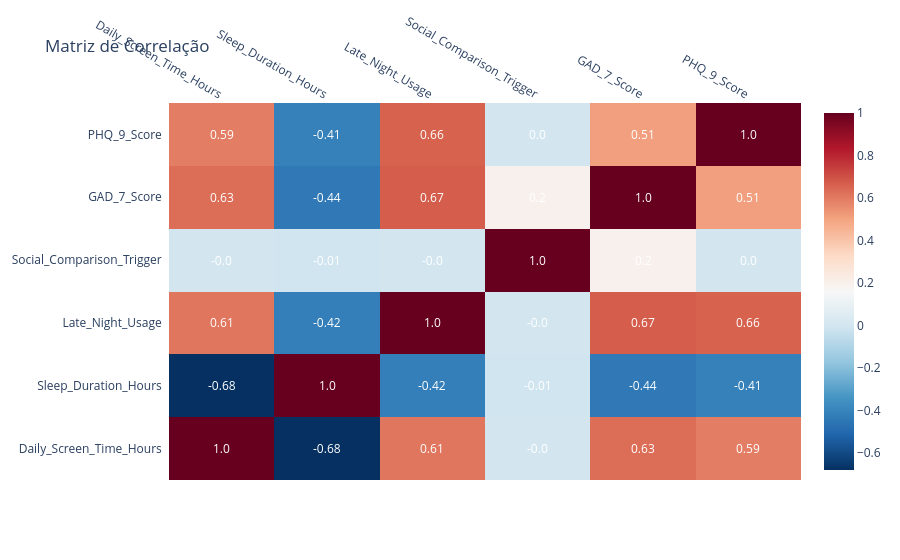

Notebook code for this chart:
### Code cell
import plotly.figure_factory as ff
import numpy as np

# Selecione apenas as colunas numéricas relevantes
cols = ['Daily_Screen_Time_Hours', 'Sleep_Duration_Hours', 
        'Late_Night_Usage', 'Social_Comparison_Trigger',
        'GAD_7_Score', 'PHQ_9_Score']

corr = df[cols].corr().round(2)

fig = ff.create_annotated_heatmap(
    z=corr.values,
    x=cols,
    y=cols,
    annotation_text=corr.values,
    colorscale='RdBu_r',
    showscale=True
)
fig.update_layout(title="Matriz de Correlação")
fig.show()

### Figure 1 — Plotly figure (JSON) as saved in the notebook; plotly's stock layout.template omitted (floating-point values rounded to 4 significant figures)
{"data": [{"colorscale": [[0, "rgb(5,48,97)"], [0.1, "rgb(33,102,172)"], [0.2, "rgb(67,147,195)"], [0.3, "rgb(146,197,222)"], [0.4, "rgb(209,229,240)"], [0.5, "rgb(247,247,247)"], [0.6, "rgb(253,219,199)"], [0.7, "rgb(244,165,130)"], [0.8, "rgb(214,96,77)"], [0.9, "rgb(178,24,43)"], [1, "rgb(103,0,31)"]], "reversescale": false, "showscale": true, "type": "heatmap", "x": ["Daily_Screen_Time_Hours", "Sleep_Duration_Hours", "Late_Night_Usage", "Social_Comparison_Trigger", "GAD_7_Score", "PHQ_9_Score"], "y": ["Daily_Screen_Time_Hours", "Sleep_Duration_Hours", "Late_Night_Usage", "Social_Comparison_Trigger", "GAD_7_Score", "PHQ_9_Score"], "z": [[1.0, -0.68, 0.61, -0.0, 0.63, 0.59], [-0.68, 1.0, -0.42, -0.01, -0.44, -0.41], [0.61, -0.42, 1.0, -0.0, 0.67, 0.66], [-0.0, -0.01, -0.0, 1.0, 0.2, 0.0], [0.63, -0.44, 0.67, 0.2, 1.0, 0.51], [0.59, -0.41, 0.66, 0.0, 0.51, 1.0]]}], "layout": {"annotations": [{"font": {"color": "#FFFFFF"}, "showarrow": false, "text": "1.0", "x": "Daily_Screen_Time_Hours", "xref": "x", "y": "Daily_Screen_Time_Hours", "yref": "y"}, {"font": {"color": "#FFFFFF"}, "showarrow": false, "text": "-0.68", "x": "Sleep_Duration_Hours", "xref": "x", "y": "Daily_Screen_Time_Hours", "yref": "y"}, {"font": {"color": "#FFFFFF"}, "showarrow": false, "text": "0.61", "x": "Late_Night_Usage", "xref": "x", "y": "Daily_Screen_Time_Hours", "yref": "y"}, {"font": {"color": "#FFFFFF"}, "showarrow": false, "text": "-0.0", "x": "Social_Comparison_Trigger", "xref": "x", "y": "Daily_Screen_Time_Hours", "yref": "y"}, {"font": {"color": "#FFFFFF"}, "showarrow": false, "text": "0.63", "x": "GAD_7_Score", "xref": "x", "y": "Daily_Screen_Time_Hours", "yref": "y"}, {"font": {"color": "#FFFFFF"}, "showarrow": false, "text": "0.59", "x": "PHQ_9_Score", "xref": "x", "y": "Daily_Screen_Time_Hours", "yref": "y"}, {"font": {"color": "#FFFFFF"}, "showarrow": false, "text": "-0.68", "x": "Daily_Screen_Time_Hours", "xref": "x", "y": "Sleep_Duration_Hours", "yref": "y"}, {"font": {"color": "#FFFFFF"}, "showarrow": false, "text": "1.0", "x": "Sleep_Duration_Hours", "xref": "x", "y": "Sleep_Duration_Hours", "yref": "y"}, {"font": {"color": "#FFFFFF"}, "showarrow": false, "text": "-0.42", "x": "Late_Night_Usage", "xref": "x", "y": "Sleep_Duration_Hours", "yref": "y"}, {"font": {"color": "#FFFFFF"}, "showarrow": false, "text": "-0.01", "x": "Social_Comparison_Trigger", "xref": "x", "y": "Sleep_Duration_Hours", "yref": "y"}, {"font": {"color": "#FFFFFF"}, "showarrow": false, "text": "-0.44", "x": "GAD_7_Score", "xref": "x", "y": "Sleep_Duration_Hours", "yref": "y"}, {"font": {"color": "#FFFFFF"}, "showarrow": false, "text": "-0.41", "x": "PHQ_9_Score", "xref": "x", "y": "Sleep_Duration_Hours", "yref": "y"}, {"font": {"color": "#FFFFFF"}, "showarrow": false, "text": "0.61", "x": "Daily_Screen_Time_Hours", "xref": "x", "y": "Late_Night_Usage", "yref": "y"}, {"font": {"color": "#FFFFFF"}, "showarrow": false, "text": "-0.42", "x": "Sleep_Duration_Hours", "xref": "x", "y": "Late_Night_Usage", "yref": "y"}, {"font": {"color": "#FFFFFF"}, "showarrow": false, "text": "1.0", "x": "Late_Night_Usage", "xref": "x", "y": "Late_Night_Usage", "yref": "y"}, {"font": {"color": "#FFFFFF"}, "showarrow": false, "text": "-0.0", "x": "Social_Comparison_Trigger", "xref": "x", "y": "Late_Night_Usage", "yref": "y"}, {"font": {"color": "#FFFFFF"}, "showarrow": false, "text": "0.67", "x": "GAD_7_Score", "xref": "x", "y": "Late_Night_Usage", "yref": "y"}, {"font": {"color": "#FFFFFF"}, "showarrow": false, "text": "0.66", "x": "PHQ_9_Score", "xref": "x", "y": "Late_Night_Usage", "yref": "y"}, {"font": {"color": "#FFFFFF"}, "showarrow": false, "text": "-0.0", "x": "Daily_Screen_Time_Hours", "xref": "x", "y": "Social_Comparison_Trigger", "yref": "y"}, {"font": {"color": "#FFFFFF"}, "showarrow": false, "text": "-0.01", "x": "Sleep_Duration_Hours", "xref": "x", "y": "Social_Comparison_Trigger", "yref": "y"}, {"font": {"color": "#FFFFFF"}, "showarrow": false, "text": "-0.0", "x": "Late_Night_Usage", "xref": "x", "y": "Social_Comparison_Trigger", "yref": "y"}, {"font": {"color": "#FFFFFF"}, "showarrow": false, "text": "1.0", "x": "Social_Comparison_Trigger", "xref": "x", "y": "Social_Comparison_Trigger", "yref": "y"}, {"font": {"color": "#FFFFFF"}, "showarrow": false, "text": "0.2", "x": "GAD_7_Score", "xref": "x", "y": "Social_Comparison_Trigger", "yref": "y"}, {"font": {"color": "#FFFFFF"}, "showarrow": false, "text": "0.0", "x": "PHQ_9_Score", "xref": "x", "y": "Social_Comparison_Trigger", "yref": "y"}, {"font": {"color": "#FFFFFF"}, "showarrow": false, "text": "0.63", "x": "Daily_Screen_Time_Hours", "xref": "x", "y": "GAD_7_Score", "yref": "y"}, {"font": {"color": "#FFFFFF"}, "showarrow": false, "text": "-0.44", "x": "Sleep_Duration_Hours", "xref": "x", "y": "GAD_7_Score", "yref": "y"}, {"font": {"color": "#FFFFFF"}, "showarrow": false, "text": "0.67", "x": "Late_Night_Usage", "xref": "x", "y": "GAD_7_Score", "yref": "y"}, {"font": {"color": "#FFFFFF"}, "showarrow": false, "text": "0.2", "x": "Social_Comparison_Trigger", "xref": "x", "y": "GAD_7_Score", "yref": "y"}, {"font": {"color": "#FFFFFF"}, "showarrow": false, "text": "1.0", "x": "GAD_7_Score", "xref": "x", "y": "GAD_7_Score", "yref": "y"}, {"font": {"color": "#FFFFFF"}, "showarrow": false, "text": "0.51", "x": "PHQ_9_Score", "xref": "x", "y": "GAD_7_Score", "yref": "y"}, {"font": {"color": "#FFFFFF"}, "showarrow": false, "text": "0.59", "x": "Daily_Screen_Time_Hours", "xref": "x", "y": "PHQ_9_Score", "yref": "y"}, {"font": {"color": "#FFFFFF"}, "showarrow": false, "text": "-0.41", "x": "Sleep_Duration_Hours", "xref": "x", "y": "PHQ_9_Score", "yref": "y"}, {"font": {"color": "#FFFFFF"}, "showarrow": false, "text": "0.66", "x": "Late_Night_Usage", "xref": "x", "y": "PHQ_9_Score", "yref": "y"}, {"font": {"color": "#FFFFFF"}, "showarrow": false, "text": "0.0", "x": "Social_Comparison_Trigger", "xref": "x", "y": "PHQ_9_Score", "yref": "y"}, {"font": {"color": "#FFFFFF"}, "showarrow": false, "text": "0.51", "x": "GAD_7_Score", "xref": "x", "y": "PHQ_9_Score", "yref": "y"}, {"font": {"color": "#FFFFFF"}, "showarrow": false, "text": "1.0", "x": "PHQ_9_Score", "xref": "x", "y": "PHQ_9_Score", "yref": "y"}], "title": {"text": "Matriz de Correlação"}, "xaxis": {"dtick": 1, "gridcolor": "rgb(0, 0, 0)", "side": "top", "ticks": ""}, "yaxis": {"dtick": 1, "ticks": "", "ticksuffix": "  "}}}
